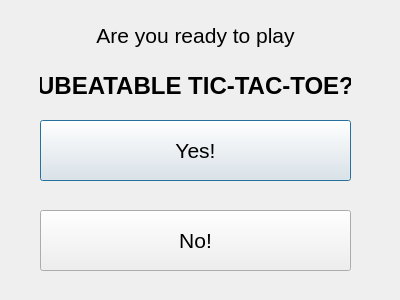
<?xml version="1.0" encoding="UTF-8"?>
<ui version="4.0">
 <class>StartWindow</class>
 <widget class="QDialog" name="StartWindow">
  <property name="geometry">
   <rect>
    <x>0</x>
    <y>0</y>
    <width>400</width>
    <height>300</height>
   </rect>
  </property>
  <property name="windowTitle">
   <string>Dialog</string>
  </property>
  <widget class="QPushButton" name="play">
   <property name="geometry">
    <rect>
     <x>40</x>
     <y>120</y>
     <width>311</width>
     <height>61</height>
    </rect>
   </property>
   <property name="font">
    <font>
     <pointsize>16</pointsize>
    </font>
   </property>
   <property name="text">
    <string>Yes!</string>
   </property>
  </widget>
  <widget class="QPushButton" name="exit">
   <property name="geometry">
    <rect>
     <x>40</x>
     <y>210</y>
     <width>311</width>
     <height>61</height>
    </rect>
   </property>
   <property name="font">
    <font>
     <pointsize>16</pointsize>
    </font>
   </property>
   <property name="text">
    <string>No!</string>
   </property>
  </widget>
  <widget class="QLabel" name="label">
   <property name="geometry">
    <rect>
     <x>40</x>
     <y>10</y>
     <width>311</width>
     <height>51</height>
    </rect>
   </property>
   <property name="font">
    <font>
     <pointsize>16</pointsize>
    </font>
   </property>
   <property name="text">
    <string>Are you ready to play</string>
   </property>
   <property name="alignment">
    <set>Qt::AlignmentFlag::AlignCenter</set>
   </property>
  </widget>
  <widget class="QLabel" name="label_2">
   <property name="geometry">
    <rect>
     <x>40</x>
     <y>60</y>
     <width>311</width>
     <height>51</height>
    </rect>
   </property>
   <property name="font">
    <font>
     <pointsize>18</pointsize>
     <bold>true</bold>
    </font>
   </property>
   <property name="text">
    <string>UBEATABLE TIC-TAC-TOE?</string>
   </property>
   <property name="alignment">
    <set>Qt::AlignmentFlag::AlignCenter</set>
   </property>
  </widget>
 </widget>
 <resources/>
 <connections/>
</ui>
